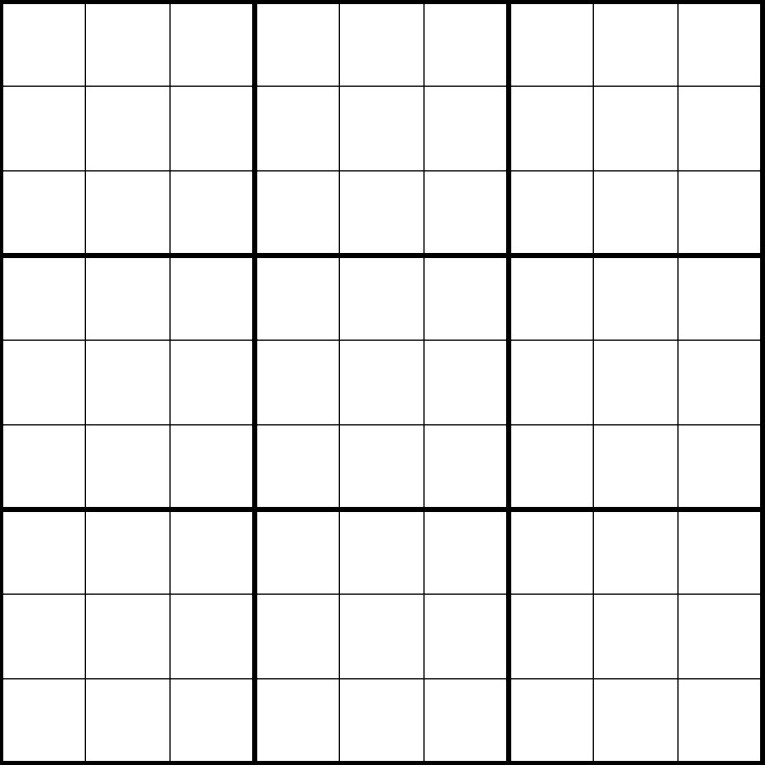
#> input picture sudoku/templates/tabla.jpg, 765 x 765 px
$ python -i sudoku_detector.py   (imports and definitions only)
#> lines starting #> are read from the running program, lines starting #| are printed output that depends on the picture; after the words box and inside, x2 and y2 are one past the last pixel; in counts of white or black regions, pixels touching at a corner belong together
import tkinter as tk
from PIL import Image, ImageTk
import math
import cv2 as cv
import numpy as np
import os
import time
import sudoku.sudoku_solver as ss
from screen_info import xratio,yratio,cale_catre_templates


class Sudoku:
    def __init__(self):
        self.scoruri = [0, 0, 0, 0, 0, 0, 0, 0, 0]
        self.corners_dict={}
    # [17 lines left out: functions afiseaza_imagine, afiseaza_imagine1, afiseaza_imagine2, not called in this run]

    def extrage_grila(self,image):
        copie = image.copy()
        originala = image.copy()
        image = cv.cvtColor(image, cv.COLOR_BGR2GRAY)
        image_median = cv.medianBlur(image, 3)
        image_gaussian = cv.GaussianBlur(image_median, (0, 0), 5)
        image_sharpened = cv.addWeighted(image_median, 1.2, image_gaussian, -0.8, 0)
        #self.afiseaza_imagine('image_sharpened',image_sharpened)
        _, thresh = cv.threshold(image_sharpened, 80, 255, cv.THRESH_BINARY)
        #self.afiseaza_imagine1('image_thresholded',thresh)

        kernel = np.ones((3, 3), np.uint8)
        eroded = cv.erode(thresh, kernel,iterations=1)
        #self.afiseaza_imagine1('image_thresholded',eroded)

        edges = cv.Canny(eroded, 200, 400)
        #self.afiseaza_imagine1('edges',edges)
        contours, _ = cv.findContours(edges, cv.RETR_EXTERNAL, cv.CHAIN_APPROX_SIMPLE)

        image_contours = cv.drawContours(copie, contours, -1, (0, 255, 0), 4)
        #self.afiseaza_imagine1('dadadada',image_contours)

        max_area = 0

        top_left, top_right, bottom_right, bottom_left=[[0,0],[0,0],[0,0],[0,0]]
        for i in range(len(contours)):
            if (len(contours[i]) > 3):
                top_left_candidate = None
                bottom_right_candidate = None
                for point in contours[i].squeeze():
                    if top_left_candidate is None or point[0] + point[1] < top_left_candidate[0] + top_left_candidate[1]:
                        top_left_candidate = point

                    if bottom_right_candidate is None or point[0] + point[1] > bottom_right_candidate[0] + bottom_right_candidate[1]:
                        bottom_right_candidate = point

                dif =np.diff(contours[i].squeeze(), axis=1)
                top_right_candidate = contours[i].squeeze()[np.argmin(dif)]
                bottom_left_candidate = contours[i].squeeze()[np.argmax(dif)]

                contour_area=cv.contourArea(np.array(
                        [[top_left_candidate], [top_right_candidate], [bottom_right_candidate], [bottom_left_candidate]]))
                key = "_".join([str(x) for x in top_left_candidate] + [str(x) for x in bottom_right_candidate])
                if contour_area > max_area and key not in self.corners_dict:
                    max_area = contour_area
                    top_left = top_left_candidate
                    bottom_right = bottom_right_candidate
                    top_right = top_right_candidate
                    bottom_left = bottom_left_candidate

        height = 900
        width = 900


        image_copy = cv.cvtColor(image.copy(), cv.COLOR_GRAY2BGR)
        cv.circle(image_copy, tuple(top_left), 5, (0, 0, 255), -1)
        cv.circle(image_copy, tuple(top_right), 5, (0, 0, 255), -1)
        cv.circle(image_copy, tuple(bottom_left), 5, (0, 0, 255), -1)
        cv.circle(image_copy, tuple(bottom_right), 5, (0, 0, 255), -1)
        #self.afiseaza_imagine("detected corners",image_copy)

        detected_corners = np.array([top_left, top_right, bottom_right, bottom_left], dtype="float32")
        correct_corners = np.array([[0, 0], [width, 0], [width, height], [0, height]], dtype="float32")

        transformarea = cv.getPerspectiveTransform(detected_corners, correct_corners)

        result = cv.warpPerspective(originala, transformarea, (width, height))

        return result, top_left, top_right, bottom_left, bottom_right


    def prelucrare(self,img,lines_horizontal,lines_vertical):

        for i in range(len(lines_horizontal)-1):
            for j in range(len(lines_vertical)-1):
                y1 = lines_vertical[j][0][0] + 10
                y2 = lines_vertical[j + 1][1][0] - 10
                x1 = lines_horizontal[i][0][1] + 10
                x2 = lines_horizontal[i + 1][1][1] - 10
                cv.rectangle(img, (x1, y1), (x2, y2), (255, 255, 255), thickness=-1)

        return img


    # [95 lines left out: functions clasifica_cifra, configurare_grila, defineste_puncte, not called in this run]


    """
    solveSudoku(matrice)
    print(matrice.tolist())
    print(matr_og.tolist())"""


    def rezolva(self,img):
        start_time=time.time()
        self.corners_dict={}
        #self.afiseaza_imagine1("asta este",img)
        lines_horizontal = []
        for i in range(0, 901, 100):
            l = []
            l.append((0, i))
            l.append((899, i))
            lines_horizontal.append(l)

        lines_vertical = []
        for i in range(0, 901, 100):
            l = []
            l.append((i, 0))
            l.append((i, 899))
            lines_vertical.append(l)
        gasit=False
        for i in range(0,10):
            image_copy = img.copy()
            result, top_left, top_right, bottom_left, bottom_right = self.extrage_grila(image_copy)
            cheie="_".join([str(x) for x in top_left]+[str(x) for x in bottom_right])

            self.corners_dict["_".join([str(x) for x in top_left]+[str(x) for x in bottom_right])]=1


            verificare = result.copy()
            verificare = self.prelucrare(verificare, lines_horizontal, lines_vertical)
            verificare = cv.cvtColor(verificare, cv.COLOR_BGR2GRAY)

            careu = cv.imread(cale_catre_templates+"/tabla.jpg")
            careu = cv.resize(careu, (900, 900))
            careu = cv.cvtColor(careu, cv.COLOR_BGR2GRAY)
            cor = cv.matchTemplate(verificare, careu, cv.TM_CCOEFF_NORMED)

            cor = np.max(cor)
            print("Corelatie: ",cor)
            # [4 lines of commented-out code are left out]
            if(cor>0.5):
                gasit=True
                break

        if not gasit:
            return None,None,None,None,None
        #print(top_left, top_right, bottom_left, bottom_right)
        #print(top_left,bottom_right)
        top_left, top_right, bottom_left, bottom_right=[[round(x*xratio),round(y*yratio)] for x,y in [top_left, top_right, bottom_left, bottom_right]]
        puncte = self.defineste_puncte(top_left, top_right, bottom_left, bottom_right)
        #print(top_left,bottom_right)
        copie1 = result.copy()
        copie1 = cv.cvtColor(copie1, cv.COLOR_BGR2GRAY)
        _, thresh = cv.threshold(copie1, 150, 255, cv.THRESH_BINARY_INV)
        #self.afiseaza_imagine1('normala',thresh)
        self.scoruri = [0, 0, 0, 0, 0, 0, 0, 0, 0]
        matrice = self.configurare_grila(result, thresh, lines_horizontal, lines_vertical)
        matr_og = matrice.copy()
        print(matrice)
        #print("pana aici")

        print(f"timp detectie: {time.time()-start_time}")
        start_time = time.time()
        matrice=ss.solve_sudoku(matrice)

        print(f"timp rezolvare: {time.time() - start_time}")
        #print(matrice)
        #print(matr_og.tolist())
        return puncte,matr_og,matrice,top_left,bottom_right

>>> import cv2
>>> picture = cv2.imread('templates/tabla.jpg')
#> picture is the input picture: shape (765, 765, 3); min 0, max 255, mean 237.9
>>> result = Sudoku().rezolva(picture)
#> in extrage_grila, `image_median = cv.medianBlur(image, 3)`:
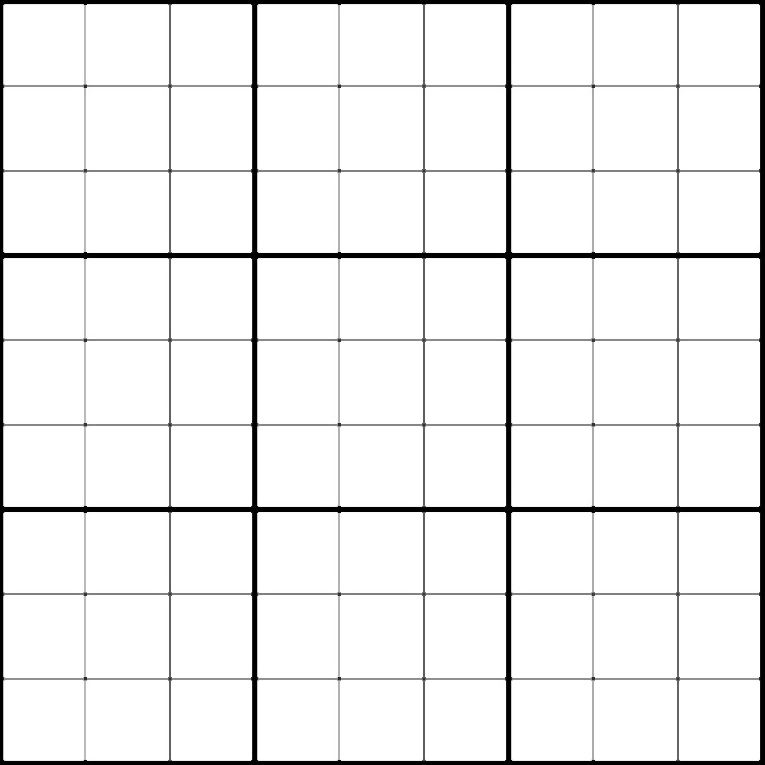
#> image_median: shape (765, 765); min 0, max 255, mean 239.1
#> in extrage_grila, `image_gaussian = cv.GaussianBlur(image_median, (0, 0), 5)`:
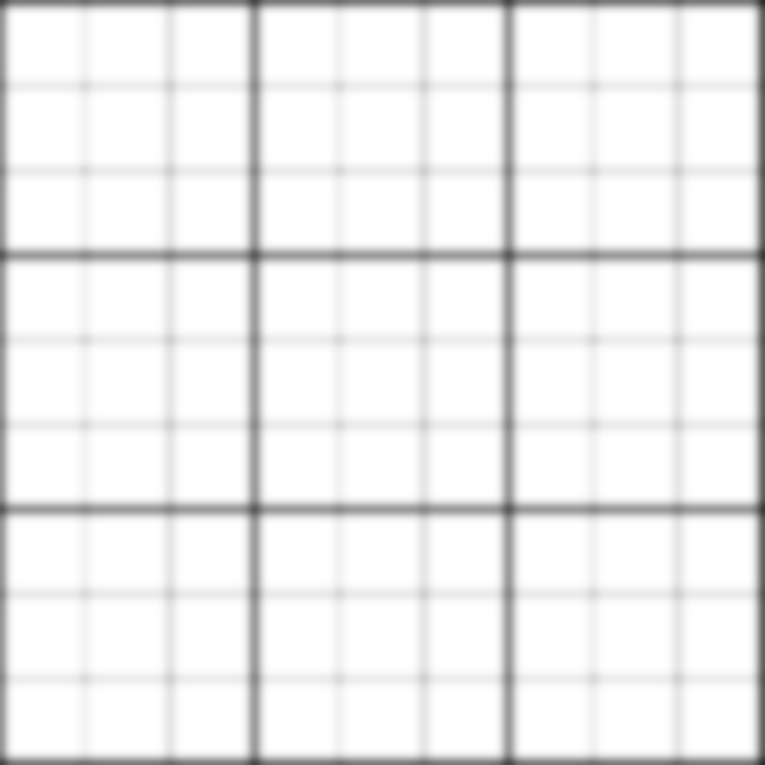
#> image_gaussian: shape (765, 765); min 44, max 255, mean 239.5
#> in extrage_grila, `image_sharpened = cv.addWeighted(image_median, 1.2, image_gaussian, -0..`:
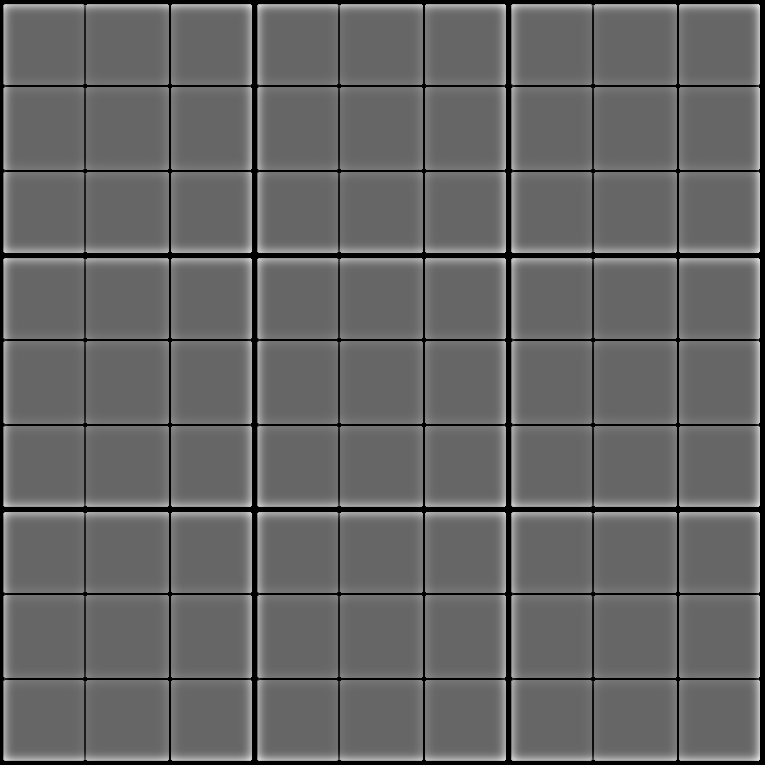
#> image_sharpened: shape (765, 765); min 0, max 222, mean 101.4
#> in extrage_grila, `_, thresh = cv.threshold(image_sharpened, 80, 255, cv.THRESH_BINARY)`:
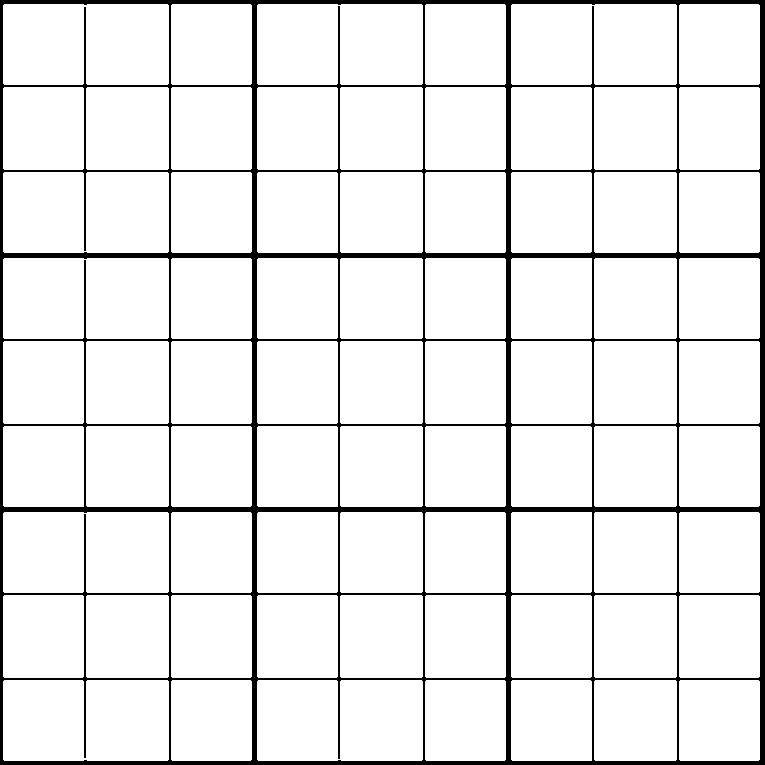
#> thresh: shape (765, 765); 92.3% white; 1 black region, box (x1, y1, x2, y2) and area: (0, 0, 765, 765) 45288
#> in extrage_grila, `eroded = cv.erode(thresh, kernel,iterations=1)`:
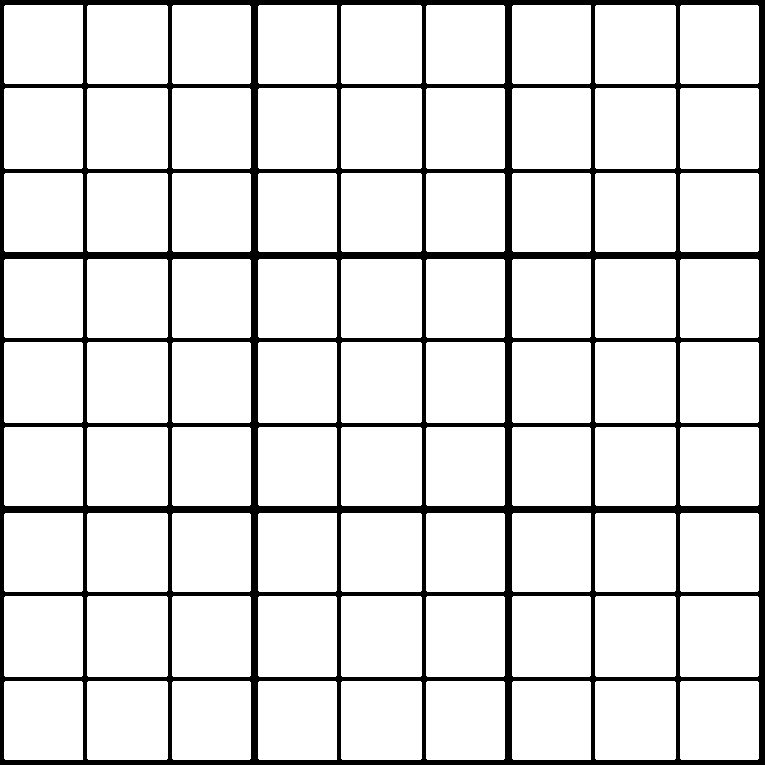
#> eroded: shape (765, 765); 87.8% white; 1 black region, box (x1, y1, x2, y2) and area: (0, 0, 765, 765) 71444
#> in extrage_grila, `edges = cv.Canny(eroded, 200, 400)`:
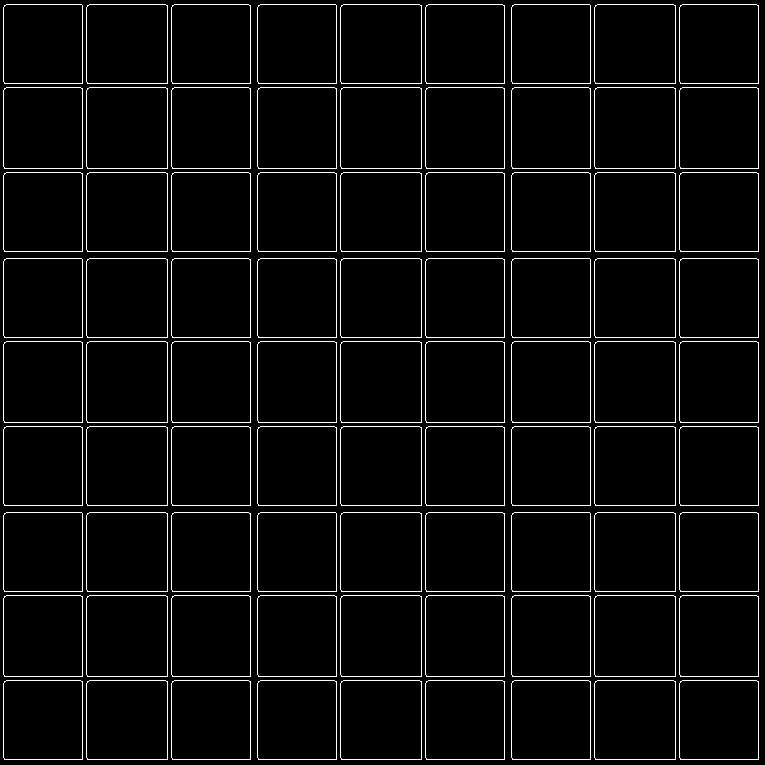
#> edges: shape (765, 765); 4.4% white in thin lines or dots
#> in extrage_grila, `contours, _ = cv.findContours(edges, cv.RETR_EXTERNAL, cv.CHAIN_APPROX..`: contours = 81 contours; largest, box (x1, y1, x2, y2) and area: (594, 595, 676, 677) 6554, (340, 595, 422, 677) 6554, (86, 595, 168, 677) 6554, (594, 341, 676, 423) 6554, (340, 341, 422, 423) 6554
#> in extrage_grila, `image_contours = cv.drawContours(copie, contours, -1, (0, 255, 0), 4)`:
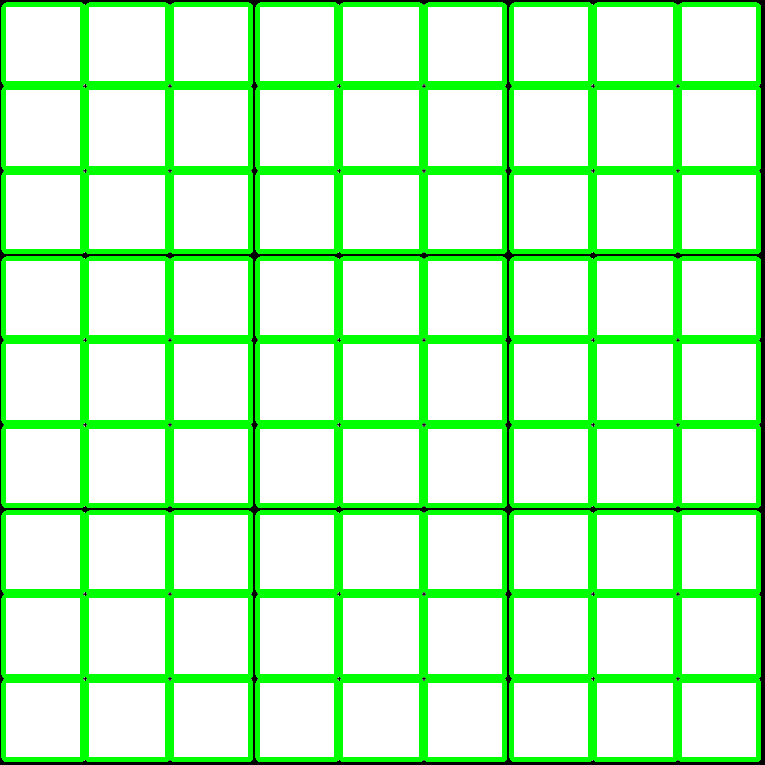
#> image_contours: shape (765, 765, 3); mean B, G, R 196.9, 248.5, 196.9
#> the loop in extrage_grila, `for i in range(len(contours)):` made 81 passes
#> (dif, contour_area, max_area, top_left, bottom_right, top_right, bottom_left) on passes 1, 2, 11: ([-2, 0, 1, 2, 4, 78, 78, 79, 1, -77, -76, -76], 6084, 6084, [680, 681], [758, 759], [758, 681], [680, 759]), ([83, 85, 86, 87, 89, 163, 163, 164, 84, 6, 7, 7], 6240, 6240, [595, 681], [675, 759], [675, 681], [595, 759]), ([-2, 0, 1, 2, 4, 80, 80, 81, 1, -79, -78, -78], 6400, 6400, [595, 596], [675, 676], [675, 596], [595, 676])
#> (dif, top_right_candidate, bottom_left_candidate, contour_area) on passes 3 to 8: ([166, 168, 169, 170, 172, 246, 246, 247, 169, 91, 92, 92], [590, 681], [512, 759], 6084), ([252, 254, 255, 256, 258, 332, 332, 333, 255, 177, 178, 178], [504, 681], [426, 759], 6084), ([337, 339, 340, 341, 343, 417, 417, 418, 338, 260, 261, 261], [421, 681], [341, 759], 6240), ([420, 422, 423, 424, 426, 500, 500, 501, 423, 345, 346, 346], [336, 681], [258, 759], 6084), ([506, 508, 509, 510, 512, 586, 586, 587, 509, 431, 432, 432], [250, 681], [172, 759], 6084), ([591, 593, 594, 595, 597, 671, 671, 672, 592, 514, 515, 515], [167, 681], [87, 759], 6240)
#> after the loop in extrage_grila, `for i in range(len(contours)):`: max_area = 6400
#> in extrage_grila, `cv.circle(image_copy, tuple(top_left), 5, (0, 0, 255), -1)`: image_copy: shape (765, 765, 3); 0.01% of pixels changed, all inside (x1, y1, x2, y2) = (590, 591, 601, 602)
#> in extrage_grila, `cv.circle(image_copy, tuple(top_right), 5, (0, 0, 255), -1)`: image_copy: shape (765, 765, 3); mean B, G, R 237.9, 237.9, 238
#> in extrage_grila, `cv.circle(image_copy, tuple(bottom_left), 5, (0, 0, 255), -1)`: image_copy: shape (765, 765, 3); mean B, G, R 237.9, 237.9, 238
#> in extrage_grila, `cv.circle(image_copy, tuple(bottom_right), 5, (0, 0, 255), -1)`: image_copy: shape (765, 765, 3); mean B, G, R 237.8, 237.8, 238
#> in extrage_grila, `detected_corners = np.array([top_left, top_right, bottom_right, bottom..`: detected_corners = [[595, 596], [675, 596], [675, 676], [595, 676]]
#> in extrage_grila, `transformarea = cv.getPerspectiveTransform(detected_corners, correct_c..`: transformarea = [[11.25, -7.55e-16, -6693.7], [1.35e-15, 11.25, -6705], [0, 0, 1]]
#> in rezolva, `result, top_left, top_right, bottom_left, bottom_right = self.extrage_..`: top_left = [595, 596]; top_right = [675, 596]; bottom_left = [595, 676]; bottom_right = [675, 676]
#> (the run stopped early here; a loop or call above may not have finished)
